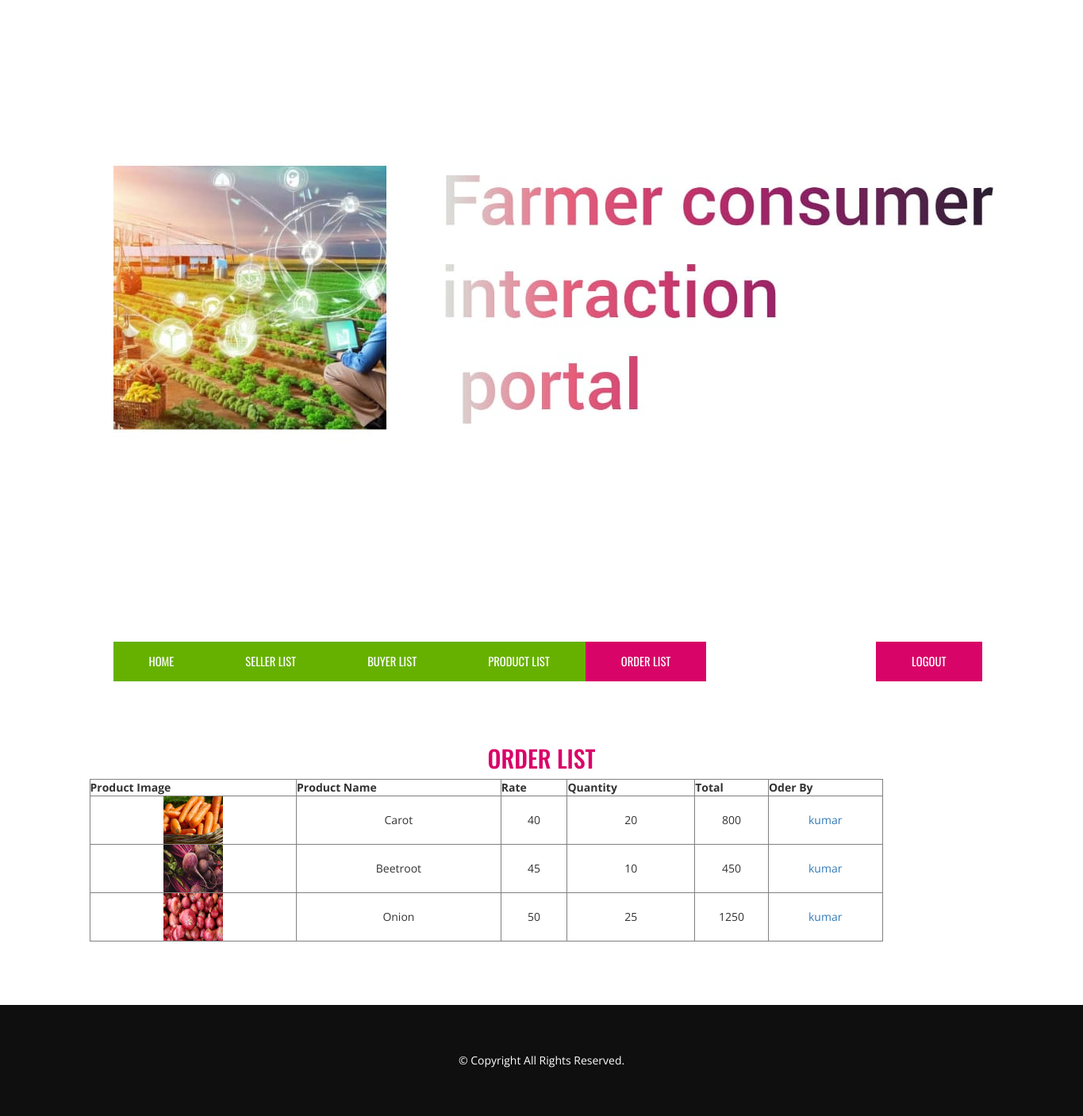
The page /admin-order-list.php on the database its author committed.
### tables this page shows
CREATE TABLE IF NOT EXISTS `orders` (
  `id` int(10) NOT NULL AUTO_INCREMENT,
  `pname` varchar(25) NOT NULL,
  `pqw` varchar(25) NOT NULL,
  `rate` int(25) NOT NULL,
  `company` varchar(25) NOT NULL,
  `mobile` bigint(10) NOT NULL,
  `address` varchar(25) NOT NULL,
  `path` varchar(25) NOT NULL,
  `qty` int(25) NOT NULL,
  `total` int(25) NOT NULL,
  `username` varchar(25) NOT NULL,
  `susername` varchar(25) NOT NULL,
  PRIMARY KEY (`id`)
);

### admin-order-list.php (the view, shortened to what this page needs)
<?php
$query = "select * from orders order by id desc";
$data = mysql_query($query);
?>
<!DOCTYPE HTML>
<html lang="en-US">
<head>
	<link href="https://maxcdn.bootstrapcdn.com/bootstrap/3.3.6/css/bootstrap.min.css" rel="stylesheet">
	<link rel="stylesheet" href="https://maxcdn.bootstrapcdn.com/font-awesome/4.5.0/css/font-awesome.min.css">
	<link href='css/style.css' rel='stylesheet' type='text/css'>
	<link rel="stylesheet" type="text/css" href="css/settings.css" media="screen" />
</head>
<body>
	<header class="header">
		<div class="container">
			<div class="container-fluid">
				<div class="header-top">
					<div class="col-md-3 col-sm-4 hidden-xs logo">
						<a href=""><img src="img/logo.png" alt="" /></a>
					</div>
				</div>
			</div>
			<nav class="navbar navbar-default">
			  <div class="container-fluid">
				<div class="collapse navbar-collapse" id="navigation">
				  <ul class="nav navbar-nav">
					<li><a href="admin-dashboard.php">Home </a></li>
					<li><a href="admin-seller-list.php">Seller List</a></li>
					<li><a href="admin-buyer-list.php">Buyer List</a></li>
                    <li><a href="admin-product-list.php">Product List</a></li>
					<li class="active"><a href="admin-order-list.php">Order List</a></li>
				  </ul>
				  <ul class="nav navbar-nav navbar-right">
					<li class="get-a-quote"><a href="logout.php">Logout</a></li>
				  </ul>
				</div>
			  </div>
			</nav>
		</div>
	</header>
	<section class="blog">
		<div class="container">
			<h2>Order list</h2>
			<div class="blog-posts">
            <table border="1" width="1000" cellpadding="10" cellspacing="10">
<tr align="center">
<th align="center">Product Image</th><th align="center">Product Name</th><th align="center">Rate</th><th align="center">Quantity</th><th align="center">Total</th><th align="center">Oder By</th>
</tr>
<?php while($rec = mysql_fetch_array($data)) { ?>
<tr align="center">
<td> <img src="<?php echo $rec['path'];?>" width="75" height="60"></td>
<td> <?php echo $rec['pname']; ?> </td>
<td> <?php echo $rec['rate']; ?> </td>
<td> <?php echo $rec['qty']; ?> </td>
<td> <?php echo $rec['total']; ?> </td>
<td> <a href="admin-buyer-details.php?username=<?php echo $rec['username']; ?>"><?php echo $rec['username']; ?> </a></td>
</tr>
<?php } ?>
</table>
			</div>
		</div>
	</section>
	<section class="footer">
		<div class="copyright text-center">
			<div class="container">
				<div class="row">
					<p class="copyright">&copy; Copyright All Rights Reserved.</p>
				</div>
			</div>
		</div>
	</section>
</body>
</html>

### css/style.css (style rules this page uses)
body,p,h1,h2,h3,h4,h5,h6 { font-family:'open sans' }
.logo { padding:25px 15px; }
div#navigation { border:none; }
nav.navbar.navbar-default { background:none; border:none; font-family: 'oswald'; font-size: 11pt; text-transform:uppercase; margin:0px; }
ul.nav.navbar-nav { background: #66b100; }
ul.nav.navbar-nav li a { color: #fff !important; }
ul.nav.navbar-nav li.active a { background: #d90468; }
ul.nav.navbar-nav li { transition:.2s all ease-in-out; }
ul.nav.navbar-nav li a { padding: 15px 45px; }
ul.nav.navbar-nav li.get-a-quote { background:#d90468; }
.header-top { padding: 20px 0px; display: table; width: 100%; }
section.blog { padding:80px 0px; }
section.blog h2 { font-family:'oswald'; color:#d90468; text-align:center; text-transform:uppercase; margin-top:0px; }
.copyright { background: #0f0f0f; color: #fff; padding: 30px; }
.copyright p { margin: 0px; }

### rows shown on the page
orders: path (picture), pname "Carot", rate "40", qty "20", total "800", username "kumar"
orders: path (picture), pname "Beetroot", rate "45", qty "10", total "450", username "kumar"
orders: path (picture), pname "Onion", rate "50", qty "25", total "1250", username "kumar"
